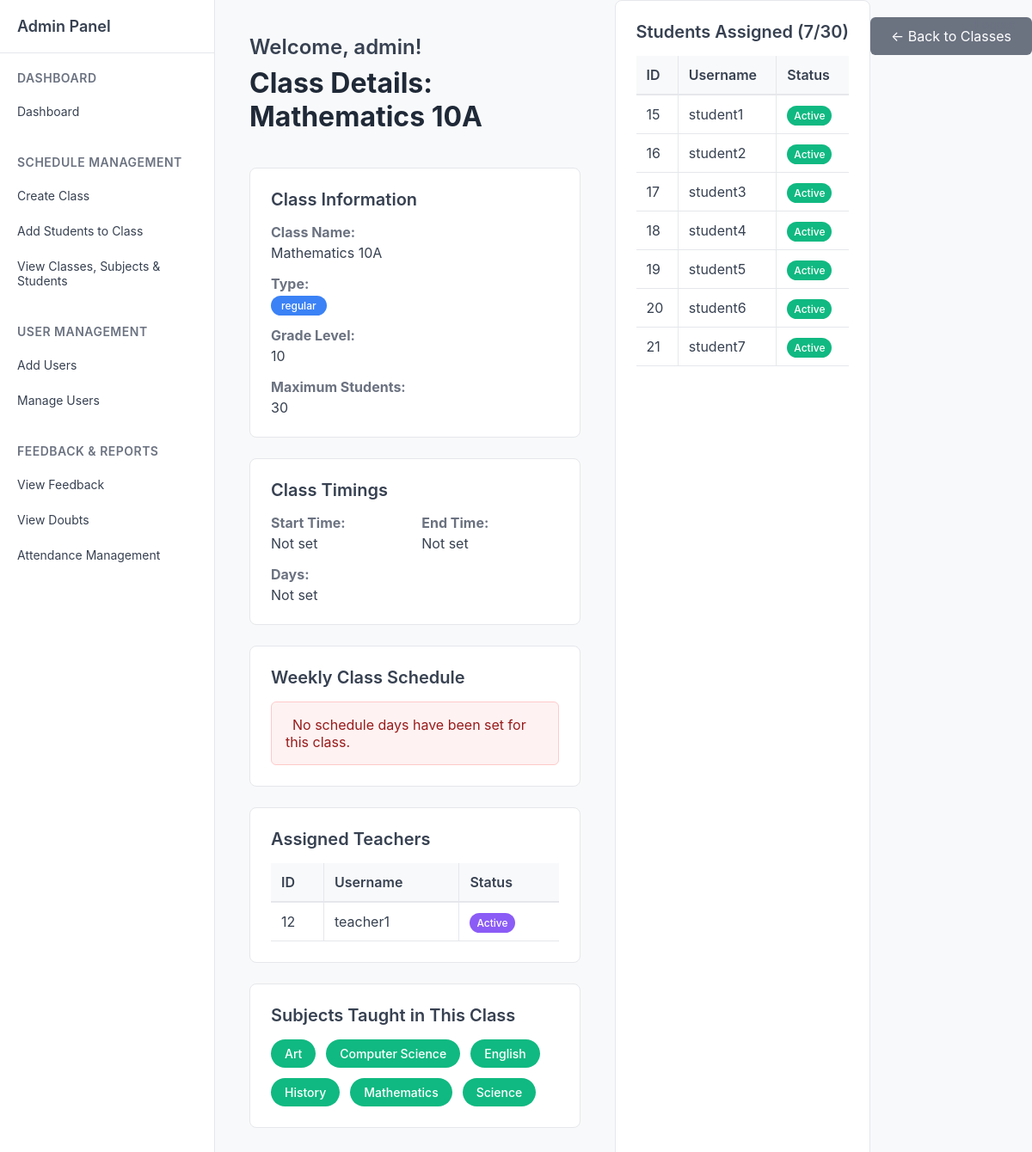
The app's page /admin/view_class/1000 (signed in) with its own data.
### tables this page shows
CREATE TABLE "classes" (
                    id INTEGER PRIMARY KEY AUTOINCREMENT,
                    name TEXT NOT NULL,
                    type TEXT DEFAULT 'regular',
                    description TEXT,
                    grade_level TEXT,
                    section TEXT,
                    schedule_days TEXT,
                    schedule_time_start TEXT,
                    schedule_time_end TEXT,
                    schedule_pdf_path TEXT,
                    meeting_link TEXT,
                    max_students INTEGER DEFAULT 30,
                    status TEXT DEFAULT 'active',
                    created_by INTEGER,
                    created_on DATETIME DEFAULT CURRENT_TIMESTAMP,
                    updated_by INTEGER,
                    updated_on DATETIME,
                    FOREIGN KEY (created_by) REFERENCES users(id),
                    FOREIGN KEY (updated_by) REFERENCES users(id)
                );

CREATE TABLE users (
            id INTEGER PRIMARY KEY AUTOINCREMENT,
            username TEXT UNIQUE NOT NULL,
            password TEXT NOT NULL,
            role TEXT NOT NULL DEFAULT 'student',
            email TEXT,
            name TEXT,
            phone TEXT,
            address TEXT,
            created_by INTEGER,
            created_on DATETIME DEFAULT CURRENT_TIMESTAMP,
            updated_by INTEGER,
            updated_on DATETIME,
            FOREIGN KEY (created_by) REFERENCES users(id)
        );

### routes/admin.py (the view)
@admin_bp.route('/view_class/<int:class_id>')
def view_class(class_id):
    if 'role' not in session or session['role'] != 'admin':
        return redirect(url_for('auth.login'))
    conn = get_db()
    cur = conn.cursor()
    cur.execute('SELECT * FROM classes WHERE id = ?', (class_id,))
    class_info = cur.fetchone()
    if not class_info:
        flash('Class not found!', 'error')
        return redirect(url_for('admin.view_classes'))
    cur.execute('''
        SELECT u.id, u.username
        FROM users u
        JOIN student_class_map scm ON u.id = scm.student_id
        WHERE scm.class_id = ?
        ORDER BY u.username
    ''', (class_id,))
    students = cur.fetchall()
    cur.execute('''
        SELECT u.id, u.username
        FROM users u
        JOIN teacher_class_map tcm ON u.id = tcm.teacher_id
        WHERE tcm.class_id = ?
        ORDER BY u.username
    ''', (class_id,))
    teachers = cur.fetchall()
    cur.execute('''
        SELECT DISTINCT ss.subject_name
        FROM student_subjects ss
        JOIN student_class_map scm ON ss.student_id = scm.student_id
        WHERE scm.class_id = ? AND scm.status = 'active'
        UNION
        SELECT DISTINCT ts.subject_name
        FROM teacher_subjects ts
        JOIN teacher_class_map tcm ON ts.teacher_id = tcm.teacher_id
        WHERE tcm.class_id = ?
        ORDER BY subject_name
    ''', (class_id, class_id))
    subjects_data = cur.fetchall()
    subjects = [{'name': row[0]} for row in subjects_data]
    conn.close()
    return render_template('admin/view_class.html',
                         class_info=class_info,
                         students=students,
                         teachers=teachers,
                         subjects=subjects)

### routes/admin.py (called while the page is built)
def get_db():
    return sqlite3.connect('users.db')

### templates/admin/view_class.html (shortened to what this page needs)
{% extends 'admin/sidebar.html' %}
{% block content %}
<div class="welcome-text">Welcome, admin!</div>
<div class="page-title">Class Details: {{ class_info[1] if class_info else 'Unknown Class' }}</div>
<div style="background-color: white; border: 1px solid #e5e7eb; border-radius: 8px; padding: 24px; margin-bottom: 24px;">
    <h3 style="margin-top: 0; margin-bottom: 16px; color: #374151; font-size: 20px; font-weight: 600;">Class Information</h3>
    <div style="display: grid; grid-template-columns: repeat(auto-fit, minmax(200px, 1fr)); gap: 16px;">
        <div>
            <strong style="color: #6b7280;">Class Name:</strong>
            <div style="margin-top: 4px; color: #374151;">{{ class_info[1] if class_info else 'N/A' }}</div>
        </div>
        <div>
            <strong style="color: #6b7280;">Type:</strong>
            <div style="margin-top: 4px;">
                <span style="background-color: #3b82f6; color: white; padding: 4px 12px; border-radius: 12px; font-size: 12px; font-weight: 500;">{{ class_info[2] if class_info and class_info[2] else 'regular' }}</span>
            </div>
        </div>
        <div>
            <strong style="color: #6b7280;">Grade Level:</strong>
            <div style="margin-top: 4px; color: #374151;">{{ class_info[4] if class_info and class_info[4] else 'N/A' }}</div>
        </div>
        <div>
            <strong style="color: #6b7280;">Maximum Students:</strong>
            <div style="margin-top: 4px; color: #374151;">{{ class_info[11] if class_info and class_info[11] else '30' }}</div>
        </div>
    </div>
</div>
<div style="background-color: white; border: 1px solid #e5e7eb; border-radius: 8px; padding: 24px; margin-bottom: 24px;">
    <h3 style="margin-top: 0; margin-bottom: 16px; color: #374151; font-size: 20px; font-weight: 600;">Class Timings</h3>
    <div style="display: grid; grid-template-columns: repeat(auto-fit, minmax(150px, 1fr)); gap: 16px;">
        <div>
            <strong style="color: #6b7280;">Start Time:</strong>
            <div style="margin-top: 4px; color: #374151;">{{ class_info[7] if class_info and class_info[7] else 'Not set' }}</div>
        </div>
        <div>
            <strong style="color: #6b7280;">End Time:</strong>
            <div style="margin-top: 4px; color: #374151;">{{ class_info[8] if class_info and class_info[8] else 'Not set' }}</div>
        </div>
        <div>
            <strong style="color: #6b7280;">Days:</strong>
            <div style="margin-top: 4px; color: #374151;">{{ class_info[6] if class_info and class_info[6] else 'Not set' }}</div>
        </div>
    </div>
</div>
<div style="background-color: white; border: 1px solid #e5e7eb; border-radius: 8px; padding: 24px; margin-bottom: 24px;">
    <h3 style="margin-top: 0; margin-bottom: 16px; color: #374151; font-size: 20px; font-weight: 600;">Weekly Class Schedule</h3>
    {% if class_info and class_info[6] %}
        <div style="display: flex; gap: 8px; flex-wrap: wrap;">
            {% set days = class_info[6].split(',') if class_info[6] else [] %}
            {% for day in days %}
                <span style="background-color: #10b981; color: white; padding: 6px 12px; border-radius: 16px; font-size: 14px;">{{ day.strip() }}</span>
            {% endfor %}
        </div>
    {% else %}
        <div style="background-color: #fef2f2; border: 1px solid #fecaca; border-radius: 6px; padding: 16px; color: #991b1b;">
            No schedule days have been set for this class.
        </div>
    {% endif %}
</div>
<div style="background-color: white; border: 1px solid #e5e7eb; border-radius: 8px; padding: 24px; margin-bottom: 24px;">
    <h3 style="margin-top: 0; margin-bottom: 16px; color: #374151; font-size: 20px; font-weight: 600;">Assigned Teachers</h3>
    {% if teachers %}
    <div style="overflow-x: auto;">
        <table style="width: 100%; border-collapse: collapse;">
            <thead>
                <tr style="background-color: #f8f9fa; border-bottom: 2px solid #e5e7eb;">
                    <th style="padding: 12px; text-align: left; font-weight: 600; color: #374151; border-right: 1px solid #e5e7eb;">ID</th>
                    <th style="padding: 12px; text-align: left; font-weight: 600; color: #374151; border-right: 1px solid #e5e7eb;">Username</th>
                    <th style="padding: 12px; text-align: left; font-weight: 600; color: #374151;">Status</th>
                </tr>
            </thead>
            <tbody>
                {% for teacher in teachers %}
                <tr style="border-bottom: 1px solid #e5e7eb;">
                    <td style="padding: 12px; color: #374151; border-right: 1px solid #e5e7eb;">{{ teacher[0] }}</td>
                    <td style="padding: 12px; color: #374151; border-right: 1px solid #e5e7eb;">{{ teacher[1] }}</td>
                    <td style="padding: 12px; color: #374151;">
                        <span style="background-color: #8b5cf6; color: white; padding: 4px 8px; border-radius: 12px; font-size: 12px; font-weight: 500;">Active</span>
                    </td>
                </tr>
                {% endfor %}
            </tbody>
        </table>
    </div>
    {% else %}
    <div style="background-color: #fef2f2; border: 1px solid #fecaca; border-radius: 6px; padding: 16px; color: #991b1b;">
        <i class="bi bi-info-circle" style="margin-right: 8px;"></i>
        No teachers are currently assigned to this class.
    </div>
    {% endif %}
</div>
<div style="background-color: white; border: 1px solid #e5e7eb; border-radius: 8px; padding: 24px; margin-bottom: 24px;">
    <h3 style="margin-top: 0; margin-bottom: 16px; color: #374151; font-size: 20px; font-weight: 600;">Subjects Taught in This Class</h3>
    {% if subjects %}
    <div style="display: flex; flex-wrap: wrap; gap: 12px;">
        {% for subject in subjects %}
        <span style="background-color: #10b981; color: white; padding: 8px 16px; border-radius: 20px; font-size: 14px; font-weight: 500;">{{ subject.name }}</span>
        {% endfor %}
    </div>
    {% endif %}
</div>
</div>
<div style="background-color: white; border: 1px solid #e5e7eb; border-radius: 8px; padding: 24px; margin-bottom: 24px;">
    <h3 style="margin-top: 0; margin-bottom: 16px; color: #374151; font-size: 20px; font-weight: 600;">Students Assigned ({{ students|length }}/{{ class_info[11] if class_info and class_info[11] else '30' }})</h3>
    {% if students %}
    <div style="overflow-x: auto;">
        <table style="width: 100%; border-collapse: collapse;">
            <thead>
                <tr style="background-color: #f8f9fa; border-bottom: 2px solid #e5e7eb;">
                    <th style="padding: 12px; text-align: left; font-weight: 600; color: #374151; border-right: 1px solid #e5e7eb;">ID</th>
                    <th style="padding: 12px; text-align: left; font-weight: 600; color: #374151; border-right: 1px solid #e5e7eb;">Username</th>
                    <th style="padding: 12px; text-align: left; font-weight: 600; color: #374151;">Status</th>
                </tr>
            </thead>
            <tbody>
                {% for student in students %}
                <tr style="border-bottom: 1px solid #e5e7eb;">
                    <td style="padding: 12px; color: #374151; border-right: 1px solid #e5e7eb;">{{ student[0] }}</td>
                    <td style="padding: 12px; color: #374151; border-right: 1px solid #e5e7eb;">{{ student[1] }}</td>
                    <td style="padding: 12px; color: #374151;">
                        <span style="background-color: #10b981; color: white; padding: 4px 8px; border-radius: 12px; font-size: 12px; font-weight: 500;">Active</span>
                    </td>
                </tr>
                {% endfor %}
            </tbody>
        </table>
    </div>
    {% else %}
    <div style="background-color: #fef2f2; border: 1px solid #fecaca; border-radius: 6px; padding: 16px; color: #991b1b;">
        <i class="bi bi-info-circle" style="margin-right: 8px;"></i>
        No students are currently assigned to this class.
    </div>
    {% endif %}
</div>
<div style="margin-top: 32px;">
    <a href="{{ url_for('admin.view_classes') }}" style="background-color: #6b7280; color: white; padding: 12px 24px; border-radius: 6px; text-decoration: none; font-size: 16px;">
        ← Back to Classes
    </a>
</div>
{% endblock %}

### templates/admin/sidebar.html (style rules this page uses)
* { margin: 0; padding: 0; box-sizing: border-box; }
body { font-family: -apple-system, BlinkMacSystemFont, 'Segoe UI', Roboto, sans-serif; background-color: #f8f9fa; color: #333; }
.welcome-text { font-size: 24px; font-weight: 600; color: #374151; margin-bottom: 8px; }
.page-title { font-size: 32px; font-weight: 700; color: #1f2937; margin-bottom: 40px; }

### records on screen
classes: name "Mathematics 10A", type "regular", grade_level "10", max_students "30"
users: id "12", username "teacher1"
users: id "15", username "student1"
users: id "16", username "student2"
users: id "17", username "student3"
users: id "18", username "student4"
users: id "19", username "student5"
users: id "20", username "student6"
users: id "21", username "student7"

### other values on screen
{{ class_info[7] if class_info and class_info[7] else 'Not set' }} "Not set"
{{ class_info[8] if class_info and class_info[8] else 'Not set' }} "Not set"
{{ class_info[6] if class_info and class_info[6] else 'Not set' }} "Not set"
{{ subject.name }} "Art" "Computer Science" "English" "History" "Mathematics" "Science"
{{ students|length }} "7"
